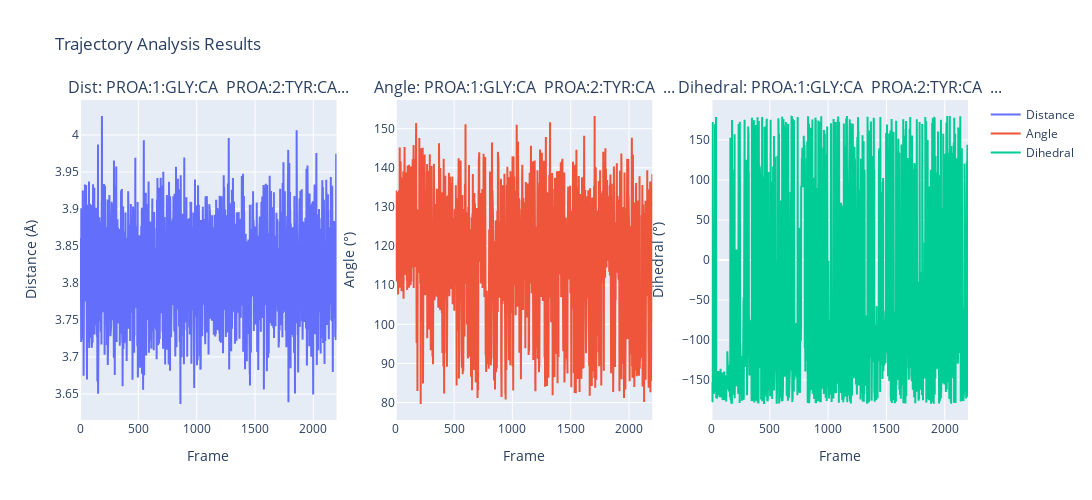

Notebook code cell kept with this figure:
### Code cell
# Create subplots using plotly
fig = make_subplots(rows=1, cols=3, 
                    subplot_titles=(f"Dist: {distances_def[0][:30]}...",
                                  f"Angle: {angles_def[0][:30]}...",
                                  f"Dihedral: {torsions_def[0][:30]}..."))

# Add traces
fig.add_trace(go.Scatter(x=time_axis, y=analysis_results.distance[:, 0], name="Distance"), row=1, col=1)
fig.add_trace(go.Scatter(x=time_axis, y=analysis_results.angle[:, 0], name="Angle"), row=1, col=2)
fig.add_trace(go.Scatter(x=time_axis, y=analysis_results.torsion[:, 0], name="Dihedral"), row=1, col=3)

# Update layout
fig.update_layout(height=500, width=1200, showlegend=True,
                 title_text="Trajectory Analysis Results")
fig.update_xaxes(title_text="Frame", row=1, col=1)
fig.update_xaxes(title_text="Frame", row=1, col=2)
fig.update_xaxes(title_text="Frame", row=1, col=3)
fig.update_yaxes(title_text="Distance (Å)", row=1, col=1)
fig.update_yaxes(title_text="Angle (°)", row=1, col=2)
fig.update_yaxes(title_text="Dihedral (°)", row=1, col=3)

fig.show()
print("Plotly plots for trj_analysis generated.")

### Figure 1 — Plotly figure (JSON) as saved in the notebook; plotly's stock layout.template omitted (floating-point values rounded to 4 significant figures; data arrays with more than 128 entries replaced by an {"elided": "..."} marker saying what was removed)
{"data": [{"name": "Distance", "type": "scatter", "x": {"elided": "2200 int values"}, "xaxis": "x", "y": {"elided": "2200 float values"}, "yaxis": "y"}, {"name": "Angle", "type": "scatter", "x": {"elided": "2200 int values"}, "xaxis": "x2", "y": {"elided": "2200 float values"}, "yaxis": "y2"}, {"name": "Dihedral", "type": "scatter", "x": {"elided": "2200 int values"}, "xaxis": "x3", "y": {"elided": "2200 float values"}, "yaxis": "y3"}], "layout": {"annotations": [{"font": {"size": 16}, "showarrow": false, "text": "Dist: PROA:1:GLY:CA  PROA:2:TYR:CA...", "x": 0.1444, "xanchor": "center", "xref": "paper", "y": 1, "yanchor": "bottom", "yref": "paper"}, {"font": {"size": 16}, "showarrow": false, "text": "Angle: PROA:1:GLY:CA  PROA:2:TYR:CA  ...", "x": 0.5, "xanchor": "center", "xref": "paper", "y": 1, "yanchor": "bottom", "yref": "paper"}, {"font": {"size": 16}, "showarrow": false, "text": "Dihedral: PROA:1:GLY:CA  PROA:2:TYR:CA  ...", "x": 0.8556, "xanchor": "center", "xref": "paper", "y": 1, "yanchor": "bottom", "yref": "paper"}], "height": 500, "showlegend": true, "title": {"text": "Trajectory Analysis Results"}, "width": 1200, "xaxis": {"anchor": "y", "domain": [0, 0.2889], "title": {"text": "Frame"}}, "xaxis2": {"anchor": "y2", "domain": [0.3556, 0.6444], "title": {"text": "Frame"}}, "xaxis3": {"anchor": "y3", "domain": [0.7111, 1], "title": {"text": "Frame"}}, "yaxis": {"anchor": "x", "domain": [0, 1], "title": {"text": "Distance (Å)"}}, "yaxis2": {"anchor": "x2", "domain": [0, 1], "title": {"text": "Angle (°)"}}, "yaxis3": {"anchor": "x3", "domain": [0, 1], "title": {"text": "Dihedral (°)"}}}}
